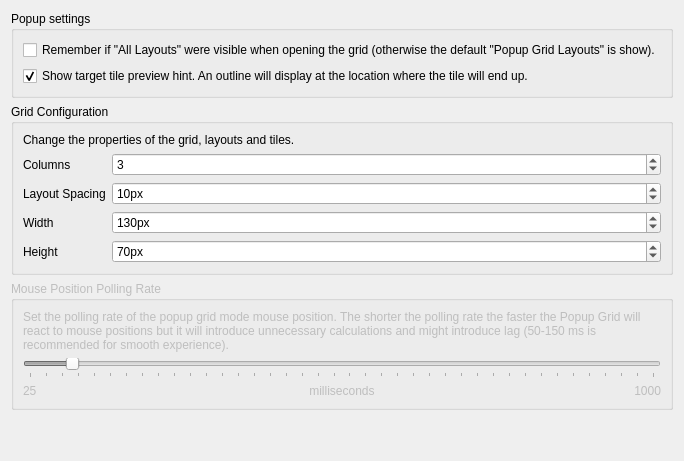
     <widget class="QWidget" name="tab_2">
      <attribute name="icon">
       <iconset theme="edit-select-all"/>
      </attribute>
      <attribute name="title">
       <string>Popup Grid Mode</string>
      </attribute>
      <layout class="QVBoxLayout" name="verticalLayout_8">
       <item>
        <widget class="QGroupBox" name="groupBox_5">
         <property name="title">
          <string>Popup settings</string>
         </property>
         <layout class="QVBoxLayout" name="verticalLayout_13">
          <item>
           <widget class="QCheckBox" name="kcfg_rememberAllLayouts">
            <property name="text">
             <string>Remember if &quot;All Layouts&quot; were visible when opening the grid (otherwise the default &quot;Popup Grid Layouts&quot; is show).</string>
            </property>
           </widget>
          </item>
          <item>
           <widget class="QCheckBox" name="kcfg_showTargetTileHint">
            <property name="text">
             <string>Show target tile preview hint. An outline will display at the location where the tile will end up.</string>
            </property>
            <property name="checked">
             <bool>true</bool>
            </property>
           </widget>
          </item>
         </layout>
        </widget>
       </item>
       <item>
        <widget class="QGroupBox" name="groupBox_4">
         <property name="enabled">
          <bool>true</bool>
         </property>
         <property name="title">
          <string>Grid Configuration</string>
         </property>
         <layout class="QVBoxLayout" name="verticalLayout_12">
          <item>
           <widget class="QLabel" name="label_32">
            <property name="text">
             <string>Change the properties of the grid, layouts and tiles.</string>
            </property>
           </widget>
          </item>
          <item>
           <layout class="QFormLayout" name="formLayout_2">
            <item row="0" column="0">
             <widget class="QLabel" name="label_33">
              <property name="text">
               <string>Columns</string>
              </property>
             </widget>
            </item>
            <item row="1" column="0">
             <widget class="QLabel" name="label_34">
              <property name="text">
               <string>Layout Spacing</string>
              </property>
             </widget>
            </item>
            <item row="2" column="0">
             <widget class="QLabel" name="label_35">
              <property name="text">
               <string>Width</string>
              </property>
             </widget>
            </item>
            <item row="3" column="0">
             <widget class="QLabel" name="label_36">
              <property name="text">
               <string>Height</string>
              </property>
             </widget>
            </item>
            <item row="0" column="1">
             <widget class="QSpinBox" name="kcfg_gridColumns">
              <property name="sizePolicy">
               <sizepolicy hsizetype="MinimumExpanding" vsizetype="Fixed">
                <horstretch>0</horstretch>
                <verstretch>0</verstretch>
               </sizepolicy>
              </property>
              <property name="minimum">
               <number>1</number>
              </property>
              <property name="maximum">
               <number>10</number>
              </property>
              <property name="value">
               <number>3</number>
              </property>
             </widget>
            </item>
            <item row="1" column="1">
             <widget class="QSpinBox" name="kcfg_gridSpacing">
              <property name="sizePolicy">
               <sizepolicy hsizetype="MinimumExpanding" vsizetype="Fixed">
                <horstretch>0</horstretch>
                <verstretch>0</verstretch>
               </sizepolicy>
              </property>
              <property name="suffix">
               <string>px</string>
              </property>
              <property name="minimum">
               <number>1</number>
              </property>
              <property name="maximum">
               <number>15</number>
              </property>
              <property name="value">
               <number>10</number>
              </property>
             </widget>
            </item>
            <item row="2" column="1">
             <widget class="QSpinBox" name="kcfg_gridWidth">
              <property name="sizePolicy">
               <sizepolicy hsizetype="MinimumExpanding" vsizetype="Fixed">
                <horstretch>0</horstretch>
                <verstretch>0</verstretch>
               </sizepolicy>
              </property>
              <property name="suffix">
               <string>px</string>
              </property>
              <property name="minimum">
               <number>120</number>
              </property>
              <property name="maximum">
               <number>250</number>
              </property>
              <property name="singleStep">
               <number>5</number>
              </property>
              <property name="value">
               <number>130</number>
              </property>
             </widget>
            </item>
            <item row="3" column="1">
             <widget class="QSpinBox" name="kcfg_gridHeight">
              <property name="sizePolicy">
               <sizepolicy hsizetype="MinimumExpanding" vsizetype="Fixed">
                <horstretch>0</horstretch>
                <verstretch>0</verstretch>
               </sizepolicy>
              </property>
              <property name="suffix">
               <string>px</string>
              </property>
              <property name="minimum">
               <number>60</number>
              </property>
              <property name="maximum">
               <number>160</number>
              </property>
              <property name="singleStep">
               <number>5</number>
              </property>
              <property name="value">
               <number>70</number>
              </property>
             </widget>
            </item>
           </layout>
          </item>
         </layout>
        </widget>
       </item>
       <item>
        <widget class="QGroupBox" name="groupBox_2">
         <property name="enabled">
          <bool>false</bool>
         </property>
         <property name="title">
          <string>Mouse Position Polling Rate</string>
         </property>
         <layout class="QVBoxLayout" name="verticalLayout_10">
          <item>
           <widget class="QLabel" name="label_21">
            <property name="text">
             <string>Set the polling rate of the popup grid mode mouse position. The shorter the polling rate the faster the Popup Grid will react to mouse positions but it will introduce unnecessary calculations and might introduce lag (50-150 ms is recommended for smooth experience).</string>
            </property>
            <property name="wordWrap">
             <bool>true</bool>
            </property>
           </widget>
          </item>
          <item>
           <widget class="QSlider" name="horizontalSlider">
            <property name="minimum">
             <number>25</number>
            </property>
            <property name="maximum">
             <number>1000</number>
            </property>
            <property name="singleStep">
             <number>10</number>
            </property>
            <property name="pageStep">
             <number>50</number>
            </property>
            <property name="value">
             <number>90</number>
            </property>
            <property name="orientation">
             <enum>Qt::Orientation::Horizontal</enum>
            </property>
            <property name="tickPosition">
             <enum>QSlider::TickPosition::TicksBelow</enum>
            </property>
            <property name="tickInterval">
             <number>25</number>
            </property>
           </widget>
          </item>
          <item>
           <layout class="QHBoxLayout" name="horizontalLayout_2">
            <item>
             <widget class="QLabel" name="label_24">
              <property name="text">
               <string>25</string>
              </property>
             </widget>
            </item>
            <item>
             <widget class="QLabel" name="label_23">
              <property name="text">
               <string>milliseconds</string>
              </property>
              <property name="alignment">
               <set>Qt::AlignmentFlag::AlignCenter</set>
              </property>
             </widget>
            </item>
            <item>
             <widget class="QLabel" name="label_22">
              <property name="text">
               <string>1000</string>
              </property>
              <property name="alignment">
               <set>Qt::AlignmentFlag::AlignRight|Qt::AlignmentFlag::AlignTrailing|Qt::AlignmentFlag::AlignVCenter</set>
              </property>
             </widget>
            </item>
           </layout>
          </item>
         </layout>
        </widget>
       </item>
       <item>
        <spacer name="verticalSpacer_2">
         <property name="orientation">
          <enum>Qt::Orientation::Vertical</enum>
         </property>
         <property name="sizeHint" stdset="0">
          <size>
           <width>20</width>
           <height>40</height>
          </size>
         </property>
        </spacer>
       </item>
      </layout>
     </widget>
